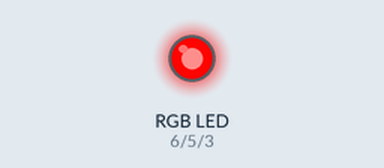
Recording of a sketch running on a simulated Arduino Uno, built with avr-gcc and run on an emulated ATmega328P. Parts: an RGB LED mixed from three pins (HIGH = lit). Dim RGB values are drawn brighter than linear.

Above: at 4.05 s.
At 5.35 s:
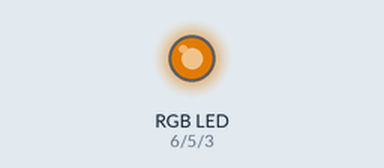
At 6.7 s:
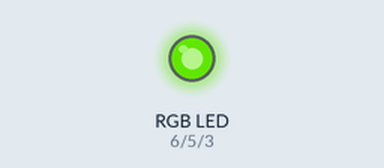
At 9.4 s:
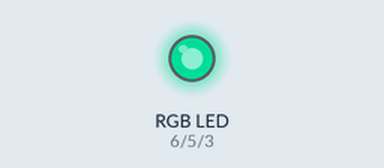
At 12.05 s:
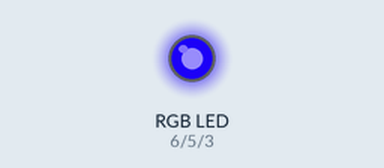
At 14.75 s:
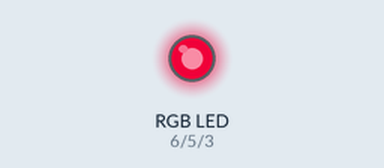
Timing chart, 0 to 18.9 s (numbered marks = the images above):
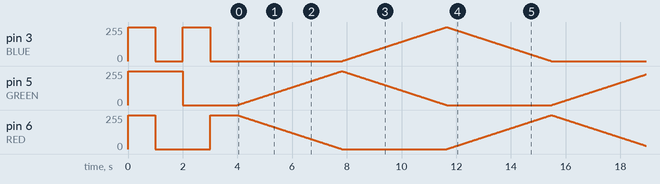

The sketch:

RGB_Led.ino
```cpp
// define pins
#define BLUE 3
#define GREEN 5
#define RED 6

void setup()
{
  pinMode(RED, OUTPUT);
  pinMode(GREEN, OUTPUT);
  pinMode(BLUE, OUTPUT);

  digitalWrite(RED, HIGH);      //white light
  digitalWrite(GREEN, HIGH);
  digitalWrite(BLUE, HIGH);
  delay(1000);

  digitalWrite(RED, LOW);       //flash each LED once
  digitalWrite(GREEN, HIGH);
  digitalWrite(BLUE, LOW);
  delay(1000);

  digitalWrite(RED, LOW);
  digitalWrite(GREEN, LOW);
  digitalWrite(BLUE, HIGH);
  delay(1000);

  digitalWrite(RED, HIGH);
  digitalWrite(GREEN, LOW);
  digitalWrite(BLUE, LOW);
  delay(1000);
}

// define variables
int redValue;
int greenValue;
int blueValue;

// main loop
void loop()
{
#define delayTime 15 // fading time between colors

  redValue = 255;
  greenValue = 0;
  blueValue = 0;

  for (int i = 0; i < 255; i += 1) // fades out red bring green full when i=255
  {
    redValue -= 1;
    greenValue += 1;
    analogWrite(RED, redValue);
    analogWrite(GREEN, greenValue);
    delay(delayTime);
  }

  redValue = 0;
  greenValue = 255;
  blueValue = 0;

  for (int i = 0; i < 255; i += 1) // fades out green bring blue full when i=255
  {
    greenValue -= 1;
    blueValue += 1;
    analogWrite(GREEN, greenValue);
    analogWrite(BLUE, blueValue);
    delay(delayTime);
  }

  redValue = 0;
  greenValue = 0;
  blueValue = 255;

  for (int i = 0; i < 255; i += 1) // fades out blue bring red full when i=255
  {
    blueValue -= 1;
    redValue += 1;
    analogWrite(BLUE, blueValue);
    analogWrite(RED, redValue);
    delay(delayTime);
  }
}
```
